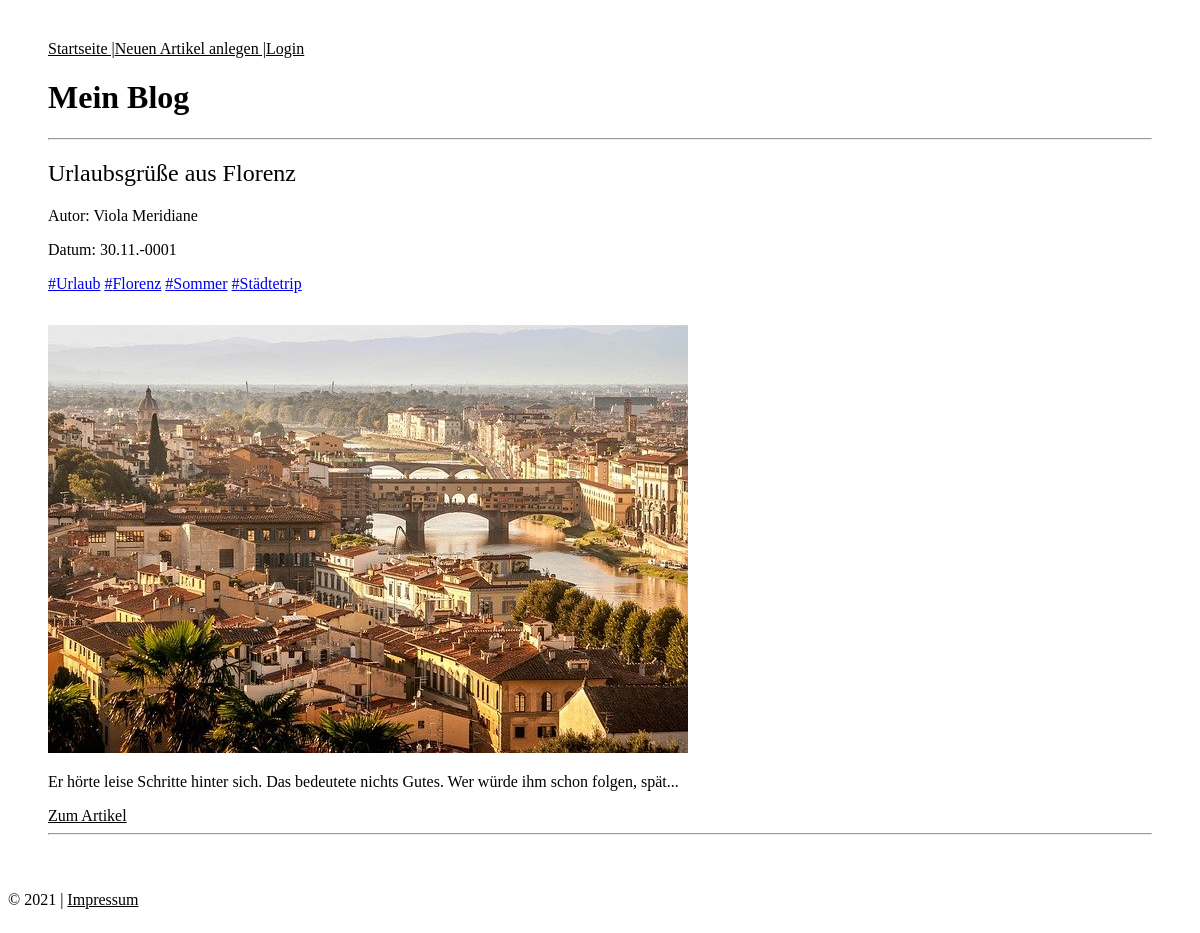
Screenshot of /php-pages/startpage.php?tag=Florenz with the database file from the repository.
### tables this page shows
CREATE TABLE `article` (
  `ID` int(11) NOT NULL,
  `Title` varchar(255) DEFAULT NULL,
  `Image` varchar(255) DEFAULT NULL,
  `Text` text DEFAULT NULL,
  `Date` date DEFAULT NULL,
  `Author` varchar(100) DEFAULT NULL,
  `Online` tinyint(1) DEFAULT NULL,
  `tags` varchar(255) NOT NULL
);

### src/lib/functions.php (called while the page is built, shortened)
<?php
function databaseConnection(){
    $servername = '127.0.0.1';
    $username = 'root';
    $password  = '';
    $dbname = 'blog';
    try {
        $conf = new PDO("mysql:host=$servername;dbname=$dbname;charset=utf8", $username, $password);
        return $conf;
    } catch (PDOException $e) {
        echo "Connection failed: " . $e->getMessage();
        return null;
    }
}
function getAllTags() {
    $connection = databaseConnection();
    $tagsHTML = '';
    if($connection){
         try {
             $sql = "SELECT name FROM tag";
             $tags = $connection->prepare($sql);
             $tags->execute();
         } catch (PDOException $e) {
             echo "Connection failed: " . $e->getMessage();
         }
     } else {
         echo "Datenbankverbindung festgeschlagen.";
     }
     return $tagsHTML;
 }

### php-pages/startpage.php (the view, shortened to what this page needs)
<?php
$file_path = '../html-pages/startpage.html';
include '../src/lib/functions.php';
if (file_exists($file_path)) {
    $tagFilter = isset($_GET['tag']) ? $_GET['tag'] : null;
    if (isset($_SESSION['sessionLog']) && $_SESSION['sessionLog'] === true) {
        $articlesHTML = getArticles(true, $tagFilter);
    } else {
        $articlesHTML = getArticles(false, $tagFilter);
    }
    $tagsSort = getAllTags();
    $htmlTemplate = file_get_contents($file_path);
    $htmlTemplate = str_replace('{{articles}}', $articlesHTML, $htmlTemplate);
    $htmlTemplate = str_replace('{{tags}}', $tagsSort, $htmlTemplate);
    echo $htmlTemplate;
} else {
    echo "File $file_path not found.";
}
function getArticles($showAll, $tagFilter = null) {
    $connection = databaseConnection();
    if($connection){
        try {
            $sql = "SELECT * FROM article";
            if (!$showAll) {
                $sql .= " WHERE online = 1";
            }
            if ($tagFilter) {
                if (!$showAll) {
                    $sql .= " AND";
                } else {
                    $sql .= " WHERE";
                }
                $sql .= " tags LIKE :tagFilter";
            }
            $sql .= " GROUP BY id";
            $article = $connection->prepare($sql);
            if ($tagFilter) {
                $tagLike = '%' . $tagFilter . '%';
                $article->bindParam(':tagFilter', $tagLike);
            }
            $article->execute();
            $articlesHTML = '';
            while($row = $article->fetch(PDO::FETCH_ASSOC)){
                $id = htmlspecialchars($row['ID']);
                $title = htmlspecialchars($row['Title']);
                $image = htmlspecialchars($row['Image']);
                $text = htmlspecialchars($row['Text']);
                $formattedDate = date("d.m.Y", strtotime($row['Date']));
                $author = htmlspecialchars($row['Author']);
                $tags = htmlspecialchars(isset($row['tags']) ? $row['tags'] : '');
                $approval = isset($row['Online']) ? htmlspecialchars($row['Online']) : '0';
                $approvalMessage = $approval === "0" ? "Der Artikel ist noch in Bearbeitung.<br> Nur angemeldete Benutzer können es sehen." : "";
                $tagsArray = array_map('trim', explode(',', $tags));
                $tagsDisplay = '';
                foreach ($tagsArray as $tag) {
                    $tagsDisplay .= "<a href='?tag={$tag}'>#" . htmlspecialchars($tag) . "</a> ";
                }
                $contentPreview = strlen($text) > 100 ? substr($text, 0, 100) . '...' : $text;
                $articlesHTML .= "
                <article>
                    <p class='error'>{$approvalMessage}</p>
                    <h2>{$title}</h2>
                    <div>
                        <p>Autor: {$author}</p>
                        <p>Datum: {$formattedDate}</p>
                        <p>{$tagsDisplay}</p>
                    </div>
                    <img class='marg2' src='{$image}' alt='Bild'>
                    <div>
                        <p>{$contentPreview}</p>
                    </div>
                    <a class='link' href='article.php?id={$id}'>Zum Artikel</a>
                    <hr>
                </article>";
            }
        } catch (PDOException $e) {
            echo "Connection failed: " . $e->getMessage();
        }
    } else {
        echo "Datenbankverbindung festgeschlagen.";
    }
    return $articlesHTML;
}

### assets/css/main.css (style rules this page uses)
.pageWidth { margin: 40px 40px 40px 40px; }
.breadcrumbs { text-decoration: underline; display:flex; }
.link { color:black; }
.marg2 { margin-top: 16px; }
.end { display: ruby; }
h2 { font-weight: normal; }

### rows the page displays
article: Title "Urlaubsgrüße aus Florenz", Author "Viola Meridiane", Date "30.11.-0001", tags "Urlaub", tags "Florenz", tags "Sommer", tags "Städtetrip", Image (picture), Text "Er hörte leise Schritte hinter sich. Das bedeutete nichts Gutes. Wer würde ihm schon folgen, spät..."

### other values shown
$htmlTemplate "Startseite | Neuen Artikel anlegen | Login Mein Blog © 2021 | Impressum"
